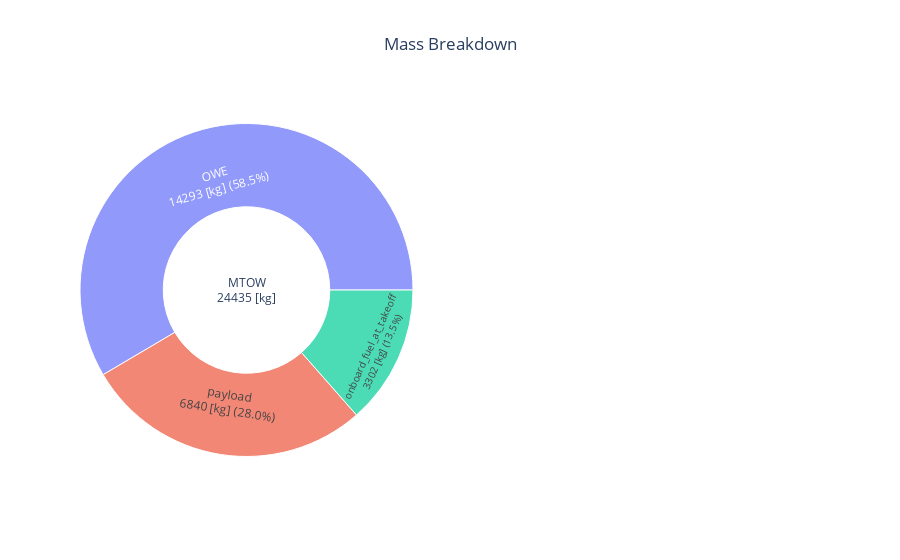

Write notebook code for a chart like this one.
### Markdown cell above
This first mass breakdown plot enables to visualize the Maximum TakeOff Weight (MTOW) and Overall Weight Empty (OWE) for a single design.

### Code cell
fig = oad.mass_breakdown_sun_plot(RHEA_OUTPUT_FILE)
fig.show()

### Figure 1 — Plotly figure (JSON) as saved in the notebook; plotly's stock layout.template omitted (floating-point values rounded to 4 significant figures)
{"data": [{"branchvalues": "total", "domain": {"x": [0, 0.45], "y": [0, 1]}, "labels": ["MTOW<br>24435 [kg]", "payload<br>6840 [kg] (28.0%)", "onboard_fuel_at_takeoff<br>3302 [kg] (13.5%)", "OWE<br>14293 [kg] (58.5%)"], "parents": ["", "MTOW<br>24435 [kg]", "MTOW<br>24435 [kg]", "MTOW<br>24435 [kg]"], "type": "sunburst", "values": [24440.0, 6840, 3302.0, 14290.0]}, {"branchvalues": "total", "domain": {"x": [0.55, 1], "y": [0, 1]}, "labels": ["OWE<br>14293 [kg]", "airframe<br>7813 [kg] (54.7%)", "crew<br>320 [kg] (2.2%)", "furniture<br>1667 [kg] (11.7%)", "operational<br>1285 [kg] (9.0%)", "propulsion<br>1595 [kg] (11.2%)", "systems<br>1859 [kg] (13.0%)", "fuselage", "horizontal_tail", "nacelle_struts", "vertical_tail", "wing", "landing_gear_front", "landing_gear_main", "cabin_lighting", "furnishing", "insulation", "interior_integration", "oxygen", "seats_crew_accommodation", "water", "equipment_crew", "equipment_others", "items_documents_toolkit", "items_galley_structure", "items_passenger_seats", "items_unusable_fuel", "engine", "engine_controls_instrumentation", "fuel_system", "propeller", "ECS", "automatic_flight_system", "auxiliary_power_unit", "communications", "de-icing", "fire_protection", "flight_controls", "flight_furnishing", "hydraulic_systems", "navigation", "electric_systems_electric_common_installation", "electric_systems_electric_generation"], "parents": ["", "OWE<br>14293 [kg]", "OWE<br>14293 [kg]", "OWE<br>14293 [kg]", "OWE<br>14293 [kg]", "OWE<br>14293 [kg]", "OWE<br>14293 [kg]", "airframe<br>7813 [kg] (54.7%)", "airframe<br>7813 [kg] (54.7%)", "airframe<br>7813 [kg] (54.7%)", "airframe<br>7813 [kg] (54.7%)", "airframe<br>7813 [kg] (54.7%)", "airframe<br>7813 [kg] (54.7%)", "airframe<br>7813 [kg] (54.7%)", "furniture<br>1667 [kg] (11.7%)", "furniture<br>1667 [kg] (11.7%)", "furniture<br>1667 [kg] (11.7%)", "furniture<br>1667 [kg] (11.7%)", "furniture<br>1667 [kg] (11.7%)", "furniture<br>1667 [kg] (11.7%)", "furniture<br>1667 [kg] (11.7%)", "operational<br>1285 [kg] (9.0%)", "operational<br>1285 [kg] (9.0%)", "operational<br>1285 [kg] (9.0%)", "operational<br>1285 [kg] (9.0%)", "operational<br>1285 [kg] (9.0%)", "operational<br>1285 [kg] (9.0%)", "propulsion<br>1595 [kg] (11.2%)", "propulsion<br>1595 [kg] (11.2%)", "propulsion<br>1595 [kg] (11.2%)", "propulsion<br>1595 [kg] (11.2%)", "systems<br>1859 [kg] (13.0%)", "systems<br>1859 [kg] (13.0%)", "systems<br>1859 [kg] (13.0%)", "systems<br>1859 [kg] (13.0%)", "systems<br>1859 [kg] (13.0%)", "systems<br>1859 [kg] (13.0%)", "systems<br>1859 [kg] (13.0%)", "systems<br>1859 [kg] (13.0%)", "systems<br>1859 [kg] (13.0%)", "systems<br>1859 [kg] (13.0%)", "systems<br>1859 [kg] (13.0%)", "systems<br>1859 [kg] (13.0%)"], "type": "sunburst", "values": [14290.0, 7814.0, 320, 1667.0, 1285, 1596.0, 1860.0, 3710.0, 173.1, 366.4, 170.4, 2390.0, 180.7, 823.6, 87.51, 977.4, 232.5, 122.2, 177.5, 60, 10, 320, 100, 15, 100, 720, 30, 967.8, 36.73, 203.9, 387.2, 360, 30, 0, 80, 110.9, 25, 244.4, 100, 195.5, 173.9, 216.0, 324.0]}], "layout": {"autosize": true, "title": {"text": "Mass Breakdown", "x": 0.5}}}
